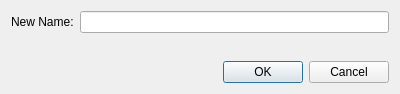
<?xml version="1.0" encoding="UTF-8"?>
<ui version="4.0">
 <class>RenameDialog</class>
 <widget class="QDialog" name="RenameDialog">
  <property name="geometry">
   <rect>
    <x>0</x>
    <y>0</y>
    <width>400</width>
    <height>94</height>
   </rect>
  </property>
  <property name="windowTitle">
   <string>Dialog</string>
  </property>
  <layout class="QVBoxLayout" name="verticalLayout">
   <item>
    <layout class="QHBoxLayout" name="horizontalLayout_2">
     <item>
      <widget class="QLabel" name="label">
       <property name="text">
        <string>New Name:</string>
       </property>
      </widget>
     </item>
     <item>
      <widget class="QLineEdit" name="input"/>
     </item>
    </layout>
   </item>
   <item>
    <widget class="QLabel" name="warning">
     <property name="text">
      <string/>
     </property>
    </widget>
   </item>
   <item>
    <layout class="QHBoxLayout" name="horizontalLayout">
     <item>
      <spacer name="horizontalSpacer">
       <property name="orientation">
        <enum>Qt::Horizontal</enum>
       </property>
       <property name="sizeHint" stdset="0">
        <size>
         <width>40</width>
         <height>20</height>
        </size>
       </property>
      </spacer>
     </item>
     <item>
      <widget class="QPushButton" name="ok">
       <property name="text">
        <string>OK</string>
       </property>
      </widget>
     </item>
     <item>
      <widget class="QPushButton" name="cancel">
       <property name="text">
        <string>Cancel</string>
       </property>
      </widget>
     </item>
    </layout>
   </item>
  </layout>
 </widget>
 <resources/>
 <connections>
  <connection>
   <sender>ok</sender>
   <signal>clicked()</signal>
   <receiver>RenameDialog</receiver>
   <slot>accept()</slot>
   <hints>
    <hint type="sourcelabel">
     <x>259</x>
     <y>75</y>
    </hint>
    <hint type="destinationlabel">
     <x>197</x>
     <y>77</y>
    </hint>
   </hints>
  </connection>
  <connection>
   <sender>cancel</sender>
   <signal>clicked()</signal>
   <receiver>RenameDialog</receiver>
   <slot>reject()</slot>
   <hints>
    <hint type="sourcelabel">
     <x>358</x>
     <y>76</y>
    </hint>
    <hint type="destinationlabel">
     <x>321</x>
     <y>91</y>
    </hint>
   </hints>
  </connection>
 </connections>
</ui>
